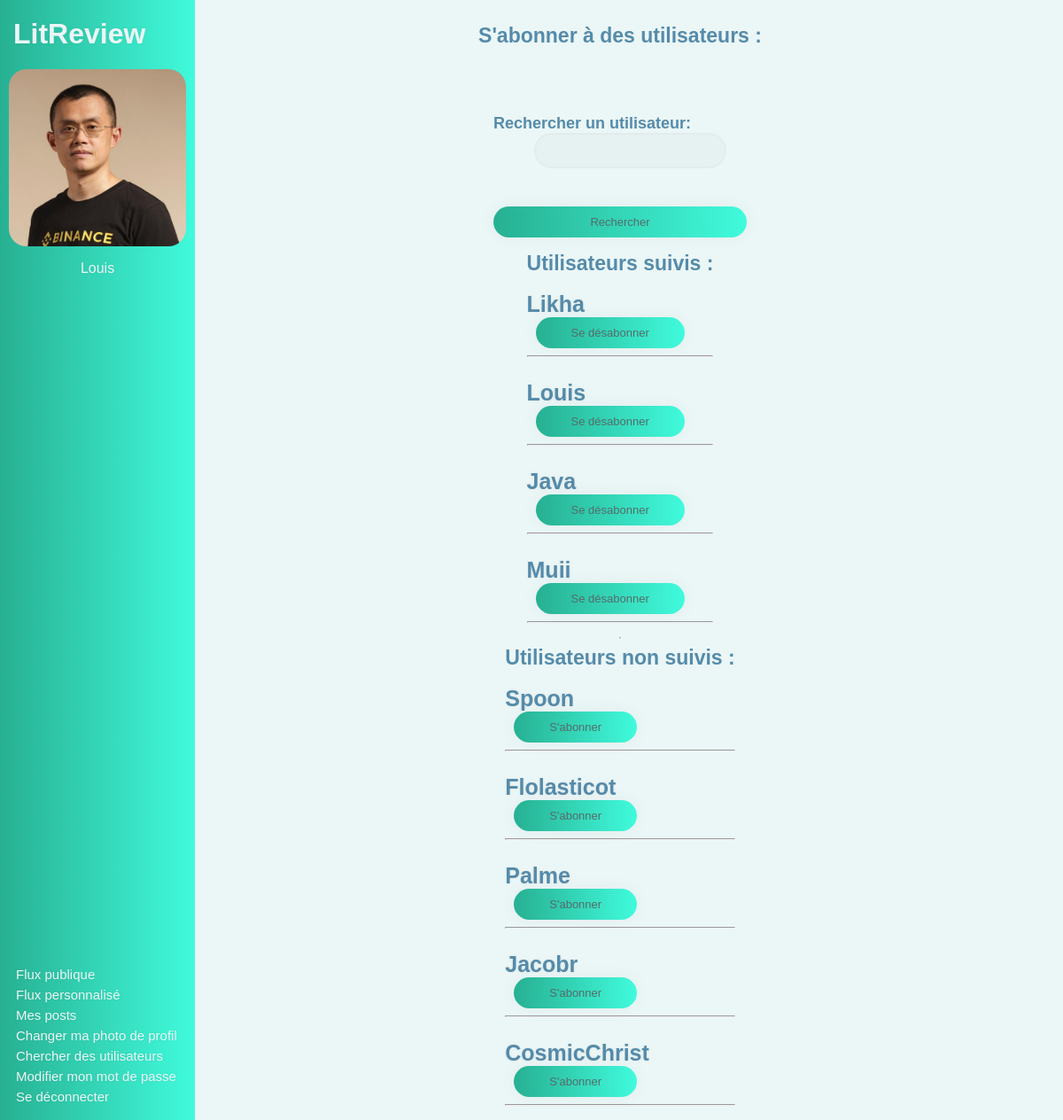
Screenshot of /search-users/follow/0/ (signed in) with the database file from the repository.
### authentication/models.py (models this page shows, shortened)
class User(AbstractUser):
    profile_picture = models.ImageField(
        verbose_name='image', null=True, blank=True)
    followed_users = models.ManyToManyField(
        settings.AUTH_USER_MODEL, through='UserFollow', symmetrical=False)
    IMAGE_MAX_SIZE = (500, 500)

### authentication/views.py (the view, shortened to what this page needs)
class FollowUser(LoginRequiredMixin, View):
    form = forms.SearchUser()
    def get(self, request, follow_unfollow, user_id):
        print('\n\n\nbonjour\n\n\n')
        users = self.get_users(request)
        return render(
            request,
            'authentication/follow_users.html',
            context={
                'followed_users': users[0],
                'not_followed_users': users[1],
                'form': self.form
            }
        )
    def get_users(self, request, filter=None):
        if filter:
            followed_users = request.user.followed_users.filter(
                username__contains=filter)
            all_users = models.User.objects.filter(
                username__contains=filter).exclude(username=request.user)
        else:
            followed_users = request.user.followed_users.all()
            all_users = models.User.objects.all().exclude(
                username=request.user)
        not_followed_users = all_users.difference(followed_users)
        return (followed_users, not_followed_users)

### authentication/forms.py
class SearchUser(forms.Form):
    rechercher_un_utilisateur = forms.CharField(max_length=50, required=False)

### authentication/templates/authentication/follow_users.html (shortened to what this page needs)
{% extends 'base.html' %}
{% block content %}
    <h2>S'abonner à des utilisateurs :</h2>
    <form method="post">
        {{ form.as_p }}
        <button type="submit">Rechercher</button>
    </form>
    <div>
        <h3>Utilisateurs suivis :</h3>
        {% for followed_user in followed_users %}
        <a href="{% url 'flux-user' followed_user.id %}"><h6 class="follow_username">{{ followed_user.username }}</h6></a>
        <a href="{% url 'follow-user' 'unfollow' followed_user.id %}"><button>Se désabonner</button></a>
        <hr>
    {% endfor %}
    </div>
    <hr>
    <div>
        <h3>Utilisateurs non suivis :</h3>
        {% for not_followed_user in not_followed_users %}
        <a href="{% url 'flux-user' not_followed_user.id %}"><h6 class="follow_username">{{ not_followed_user.username }}</h6></a>
        <a href="{% url 'follow-user' 'follow' not_followed_user.id %}"><button>S'abonner</button></a>
        <hr>
    {% endfor %}
    </div>
{% endblock content %}

### templates/base.html (shortened to what this page needs)
{% load static %}
<html>
    <head>
        <link rel="stylesheet" href="{% static 'style.css' %}">
    </head>
    <body>
        <header>
            <div id="top_left">
                <a href="{% url 'flux' %}" id='header_title'><h1>LitReview</h1></a>
                {% if user.is_authenticated %}
                <div class="profile_infos">
                        <a href="{% url 'flux-self' %}">
                            <div id="user_icon">
                                {% if user.profile_picture %}
                                    <img class="avatar" src='{{ user.profile_picture.url }}'>
                                {% else %}
                                    <img class="avatar" src="{% static 'images/default_profile.jpg'%}">
                                {% endif %}
                                    <p id='username'>{{ user.username }}</p>
                            </div>
                        </a>
                </div>
            </div>
                <div id='navigation'>
                    <ul id='list_header'>
                        <li class='puces_header'><a href="{% url 'flux' %}">Flux publique</a></li>
                        <li class='puces_header'><a href="{% url 'flux-perso' %}">Flux personnalisé</a></li>
                        <li class='puces_header'><a href="{% url 'flux-self' %}">Mes posts</a></li>
                        <li class='puces_header'><a href="{% url 'profile-picture-change' %}">Changer ma photo de profil</a></li>
                        <li class='puces_header'><a href="{% url 'follow-user' 'follow' 0 %}">Chercher des utilisateurs</a></li>
                        <li class='puces_header'><a href="{% url 'password-change' %}">Modifier mon mot de passe</a></li>
                        <li class='puces_header'><a href="{% url 'logout' %}">Se déconnecter</a></li>
                    </ul>
                </div>
                {% endif %}
        </header>
        <main>
            {% block content %}{% endblock content %}
        </main>
    </body>
</html>

### static/style.css (style rules this page uses)
header { background: linear-gradient(to right, #27b092, #40fbdc); color: #f1f1f1; height: 100%; width: 200px; position: fixed; z-index: 1; top: 0; left: 0; overflow-x: hidden; padding-top: 15px; padding-left: 10px; padding-right: 10px; display: flex; flex-direction: column; justify-content: space-between; }
#header_title { padding-bottom: 3px; color: #ebf6f6; }
#header_title h1 { margin: 0px; }
.avatar { max-width: 200px; max-height: 200px; border-radius: 10%; margin-left: 0px; width: auto; height: auto; }
#user_icon { display: flex; flex-direction: column; justify-content: space-around; }
#username { text-align: center; }
#top_left { display: flex; flex-direction: column; justify-content: space-around; }
.puces_header { list-style-type: none; padding: 3px; }
#navigation { margin-right: auto; margin-bottom: 30px; align-self: flex-end; display: block; }
main { padding-left: 200px; display: flex; flex-direction: column; align-items: center; }
#list_header { padding: 0px; }
.profile_infos { align-self: flex-start; }
body { background-color: #ebf6f6; font-family: 'Ubuntu', sans-serif; }
ul { color: #558baa; font-family: 'Ubuntu', sans-serif; font-size: 15px; margin: auto; }
label, h6, h5, h4, h3, h2 { color: #558baa; font-family: 'Ubuntu', sans-serif; font-weight: bold; font-size: 23px; }
h3 { margin: auto; }
.follow_username { font-size: 25; margin: 0px; padding: 0px; }
label { padding-top: 40px; font-size: 18px; }
input, #id_description, #id_body { width: 76%; color: rgb(38, 50, 56); font-weight: 700; font-size: 14px; letter-spacing: 1px; background: rgba(136, 126, 126, 0.04); padding: 10px 20px; border: none; border-radius: 20px; outline: none; box-sizing: border-box; border: 2px solid rgba(0, 0, 0, 0.02); margin-bottom: 50px; margin-left: 46px; text-align: center; margin-bottom: 27px; font-family: 'Ubuntu', sans-serif; }
form { display: flex; flex-direction: column; }
button { cursor: pointer; border-radius: 5em; background: linear-gradient(to right, #27b092, #40fbdc); color: #fff; border: 0; padding-left: 40px; padding-right: 40px; padding-bottom: 10px; padding-top: 10px; font-family: 'Ubuntu', sans-serif; font-size: 13px; box-shadow: 0 0 20px 1px rgba(0, 0, 0, 0.04); color: #566b6a; }
a { text-shadow: 0px 0px 3px rgba(117, 117, 117, 0.12); color: #ebf6f6; text-decoration: none; padding: 5px; }
form p { display: flex; flex-direction: column; align-items: flex-start; }
form label { margin-left: Opx; }

### rows the page displays
User: profile_picture (picture), username "Louis"
User: username "Likha"
User: username "Java"
User: username "Muii"
User: username "Spoon"
User: username "Flolasticot"
User: username "Palme"
User: username "Jacobr"
User: username "CosmicChrist"
